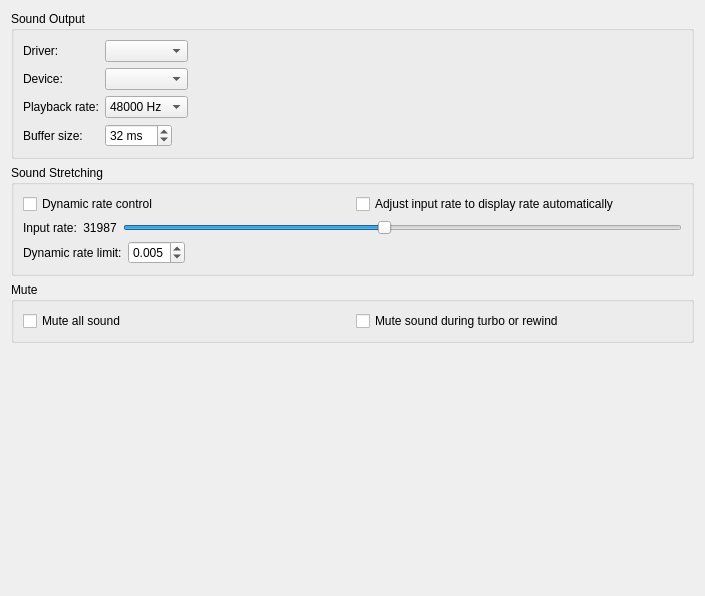
<?xml version="1.0" encoding="UTF-8"?>
<ui version="4.0">
 <class>SoundPanel</class>
 <widget class="QWidget" name="SoundPanel">
  <property name="geometry">
   <rect>
    <x>0</x>
    <y>0</y>
    <width>705</width>
    <height>596</height>
   </rect>
  </property>
  <property name="windowTitle">
   <string>Form</string>
  </property>
  <layout class="QVBoxLayout" name="verticalLayout">
   <item>
    <widget class="QGroupBox" name="groupBox">
     <property name="title">
      <string>Sound Output</string>
     </property>
     <layout class="QVBoxLayout" name="verticalLayout_2">
      <item>
       <layout class="QGridLayout" name="gridLayout" rowminimumheight="0,0,0,0">
        <item row="3" column="1" colspan="2">
         <widget class="QSpinBox" name="spinBox_buffer_size">
          <property name="sizePolicy">
           <sizepolicy hsizetype="Fixed" vsizetype="Fixed">
            <horstretch>0</horstretch>
            <verstretch>0</verstretch>
           </sizepolicy>
          </property>
          <property name="whatsThis">
           <string>&lt;html&gt;&lt;head/&gt;&lt;body&gt;&lt;p&gt;The buffer size for the emulator side of sound playback. Ideally, it should be about two frames worth of audio, or about 32ms at 60Hz. Latency will be half this value.&lt;/p&gt;&lt;/body&gt;&lt;/html&gt;</string>
          </property>
          <property name="suffix">
           <string> ms</string>
          </property>
          <property name="minimum">
           <number>16</number>
          </property>
          <property name="maximum">
           <number>256</number>
          </property>
          <property name="value">
           <number>32</number>
          </property>
         </widget>
        </item>
        <item row="2" column="1">
         <widget class="QComboBox" name="comboBox_playback_rate">
          <property name="sizePolicy">
           <sizepolicy hsizetype="Fixed" vsizetype="Fixed">
            <horstretch>0</horstretch>
            <verstretch>0</verstretch>
           </sizepolicy>
          </property>
          <property name="whatsThis">
           <string>&lt;html&gt;&lt;head/&gt;&lt;body&gt;&lt;p&gt;The output playback rate on your computer. This is &lt;span style=&quot; font-weight:700;&quot;&gt;not&lt;/span&gt; the playback rate of the emulated system.&lt;/p&gt;&lt;p&gt;You should set this to match your operating system's sound server. It should almost always be 48000Hz.&lt;/p&gt;&lt;/body&gt;&lt;/html&gt;</string>
          </property>
          <item>
           <property name="text">
            <string>48000 Hz</string>
           </property>
          </item>
          <item>
           <property name="text">
            <string>44100 Hz</string>
           </property>
          </item>
         </widget>
        </item>
        <item row="3" column="0">
         <widget class="QLabel" name="label_5">
          <property name="text">
           <string>Buffer size:</string>
          </property>
         </widget>
        </item>
        <item row="1" column="0">
         <widget class="QLabel" name="label_2">
          <property name="text">
           <string>Device:</string>
          </property>
         </widget>
        </item>
        <item row="1" column="1">
         <widget class="QComboBox" name="comboBox_device">
          <property name="sizePolicy">
           <sizepolicy hsizetype="Preferred" vsizetype="Fixed">
            <horstretch>0</horstretch>
            <verstretch>0</verstretch>
           </sizepolicy>
          </property>
          <property name="toolTip">
           <string/>
          </property>
         </widget>
        </item>
        <item row="1" column="2">
         <spacer name="horizontalSpacer">
          <property name="orientation">
           <enum>Qt::Horizontal</enum>
          </property>
          <property name="sizeHint" stdset="0">
           <size>
            <width>40</width>
            <height>20</height>
           </size>
          </property>
         </spacer>
        </item>
        <item row="0" column="0">
         <widget class="QLabel" name="label">
          <property name="text">
           <string>Driver:</string>
          </property>
         </widget>
        </item>
        <item row="0" column="1">
         <widget class="QComboBox" name="comboBox_driver">
          <property name="sizePolicy">
           <sizepolicy hsizetype="Preferred" vsizetype="Fixed">
            <horstretch>0</horstretch>
            <verstretch>0</verstretch>
           </sizepolicy>
          </property>
          <property name="toolTip">
           <string>Select the output driver.</string>
          </property>
          <property name="whatsThis">
           <string>&lt;html&gt;&lt;head/&gt;&lt;body&gt;&lt;p&gt;Selects the driver to output sound with.&lt;/p&gt;&lt;p&gt;&lt;span style=&quot; font-style:italic;&quot;&gt;Cubeb: &lt;/span&gt;The recommended option.&lt;/p&gt;&lt;p&gt;&lt;span style=&quot; font-style:italic;&quot;&gt;SDL&lt;/span&gt;: If Cubeb doesn't work.&lt;/p&gt;&lt;p&gt;&lt;span style=&quot; font-style:italic;&quot;&gt;PulseAudio:&lt;/span&gt; Unix only. May have less latency.&lt;/p&gt;&lt;/body&gt;&lt;/html&gt;</string>
          </property>
         </widget>
        </item>
        <item row="2" column="0">
         <widget class="QLabel" name="label_3">
          <property name="text">
           <string>Playback rate:</string>
          </property>
         </widget>
        </item>
       </layout>
      </item>
     </layout>
    </widget>
   </item>
   <item>
    <widget class="QGroupBox" name="groupBox_2">
     <property name="title">
      <string>Sound Stretching</string>
     </property>
     <layout class="QVBoxLayout" name="verticalLayout_3">
      <item>
       <layout class="QHBoxLayout" name="horizontalLayout_5">
        <item>
         <widget class="QCheckBox" name="checkBox_dynamic_rate_control">
          <property name="whatsThis">
           <string>&lt;html&gt;&lt;head/&gt;&lt;body&gt;&lt;p&gt;This option causes the audio to be slightly stretched to keep the latency even and to prevent underruns and overruns, which will cause pops and cracks in the audio.&lt;/p&gt;&lt;/body&gt;&lt;/html&gt;</string>
          </property>
          <property name="text">
           <string>Dynamic rate control</string>
          </property>
         </widget>
        </item>
        <item>
         <widget class="QCheckBox" name="checkBox_adjust_input_rate">
          <property name="whatsThis">
           <string>&lt;html&gt;&lt;head/&gt;&lt;body&gt;&lt;p&gt;This option stretches the emulated audio output to coincide exactly with your display's refresh rate. It automatically handles the &lt;span style=&quot; font-style:italic;&quot;&gt;Input Rate&lt;/span&gt; option.&lt;/p&gt;&lt;/body&gt;&lt;/html&gt;</string>
          </property>
          <property name="text">
           <string>Adjust input rate to display rate automatically</string>
          </property>
         </widget>
        </item>
       </layout>
      </item>
      <item>
       <layout class="QHBoxLayout" name="horizontalLayout_2">
        <item>
         <widget class="QLabel" name="label_4">
          <property name="text">
           <string>Input rate:</string>
          </property>
         </widget>
        </item>
        <item>
         <widget class="QLabel" name="label_input_rate">
          <property name="text">
           <string>31987</string>
          </property>
          <property name="alignment">
           <set>Qt::AlignCenter</set>
          </property>
         </widget>
        </item>
        <item>
         <layout class="QHBoxLayout" name="horizontalLayout">
          <item>
           <widget class="QSlider" name="horizontalSlider_input_rate">
            <property name="whatsThis">
             <string>&lt;html&gt;&lt;head/&gt;&lt;body&gt;&lt;p&gt;Control how much the audio is stretched initially.&lt;/p&gt;&lt;p&gt;&lt;br/&gt;&lt;/p&gt;&lt;p&gt;Unless you know what you're doing, it's best to use the option above this to adjust it automatically.&lt;/p&gt;&lt;/body&gt;&lt;/html&gt;</string>
            </property>
            <property name="minimum">
             <number>31800</number>
            </property>
            <property name="maximum">
             <number>32200</number>
            </property>
            <property name="value">
             <number>31987</number>
            </property>
            <property name="orientation">
             <enum>Qt::Horizontal</enum>
            </property>
            <property name="tickPosition">
             <enum>QSlider::NoTicks</enum>
            </property>
           </widget>
          </item>
         </layout>
        </item>
       </layout>
      </item>
      <item>
       <layout class="QHBoxLayout" name="horizontalLayout_3">
        <item>
         <widget class="QLabel" name="label_6">
          <property name="sizePolicy">
           <sizepolicy hsizetype="Fixed" vsizetype="Preferred">
            <horstretch>0</horstretch>
            <verstretch>0</verstretch>
           </sizepolicy>
          </property>
          <property name="text">
           <string>Dynamic rate limit:</string>
          </property>
         </widget>
        </item>
        <item>
         <widget class="QDoubleSpinBox" name="doubleSpinBox_dynamic_rate_limit">
          <property name="sizePolicy">
           <sizepolicy hsizetype="Fixed" vsizetype="Fixed">
            <horstretch>0</horstretch>
            <verstretch>0</verstretch>
           </sizepolicy>
          </property>
          <property name="whatsThis">
           <string>&lt;html&gt;&lt;head/&gt;&lt;body&gt;&lt;p&gt;If after everything, you're still getting pops and crackles in audio, you can increase this value. However, it may cause noticeable distortion.&lt;/p&gt;&lt;/body&gt;&lt;/html&gt;</string>
          </property>
          <property name="decimals">
           <number>3</number>
          </property>
          <property name="maximum">
           <double>0.050000000000000</double>
          </property>
          <property name="singleStep">
           <double>0.001000000000000</double>
          </property>
          <property name="value">
           <double>0.005000000000000</double>
          </property>
         </widget>
        </item>
        <item>
         <spacer name="horizontalSpacer_2">
          <property name="orientation">
           <enum>Qt::Horizontal</enum>
          </property>
          <property name="sizeHint" stdset="0">
           <size>
            <width>40</width>
            <height>20</height>
           </size>
          </property>
         </spacer>
        </item>
       </layout>
      </item>
     </layout>
    </widget>
   </item>
   <item>
    <widget class="QGroupBox" name="groupBox_3">
     <property name="title">
      <string>Mute</string>
     </property>
     <layout class="QHBoxLayout" name="horizontalLayout_4">
      <item>
       <widget class="QCheckBox" name="checkBox_mute_sound">
        <property name="whatsThis">
         <string>&lt;html&gt;&lt;head/&gt;&lt;body&gt;&lt;p&gt;Erases all emulated sound output and just sends out silence.&lt;/p&gt;&lt;/body&gt;&lt;/html&gt;</string>
        </property>
        <property name="text">
         <string>Mute all sound</string>
        </property>
       </widget>
      </item>
      <item>
       <widget class="QCheckBox" name="checkBox_mute_during_alt_speed">
        <property name="whatsThis">
         <string>&lt;html&gt;&lt;head/&gt;&lt;body&gt;&lt;p&gt;Mutes sound when using the turbo and rewind functions, which might be annoying to some users.&lt;/p&gt;&lt;/body&gt;&lt;/html&gt;</string>
        </property>
        <property name="text">
         <string>Mute sound during turbo or rewind</string>
        </property>
       </widget>
      </item>
     </layout>
    </widget>
   </item>
   <item>
    <spacer name="verticalSpacer">
     <property name="orientation">
      <enum>Qt::Vertical</enum>
     </property>
     <property name="sizeHint" stdset="0">
      <size>
       <width>20</width>
       <height>40</height>
      </size>
     </property>
    </spacer>
   </item>
  </layout>
 </widget>
 <resources/>
 <connections/>
</ui>
